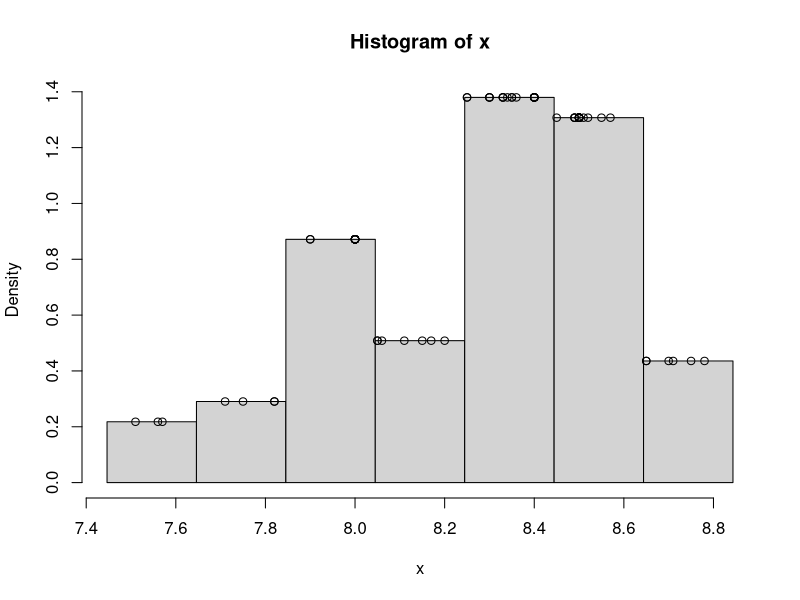
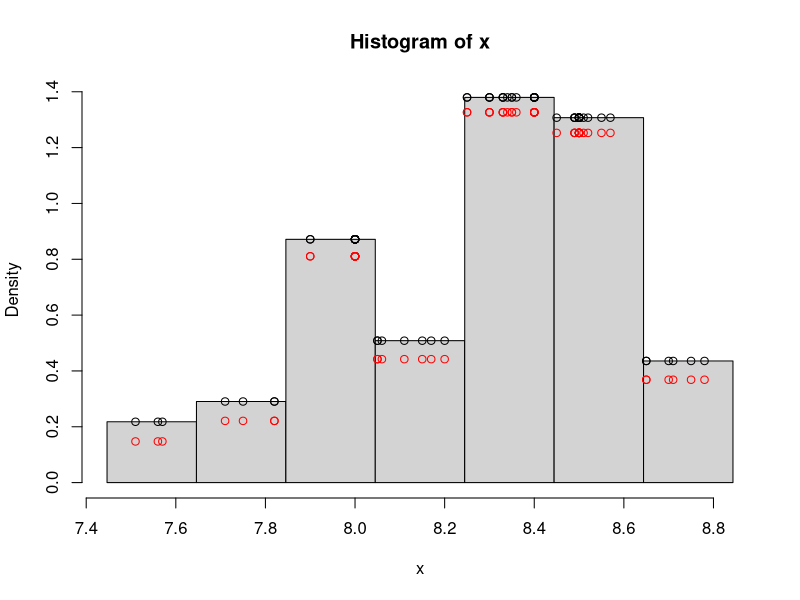
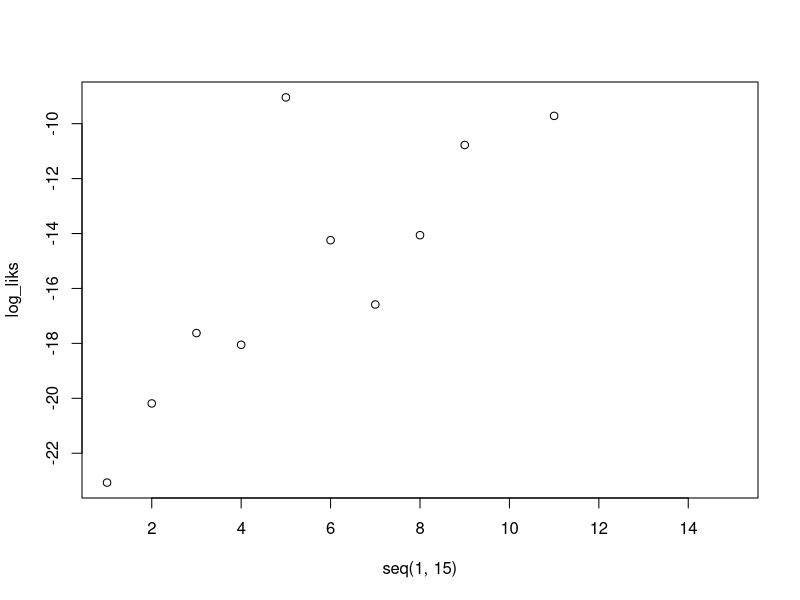
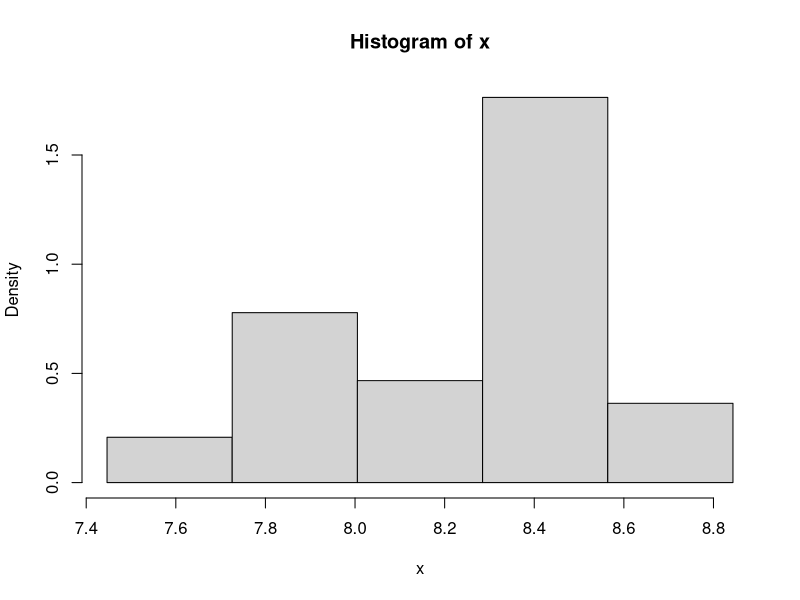
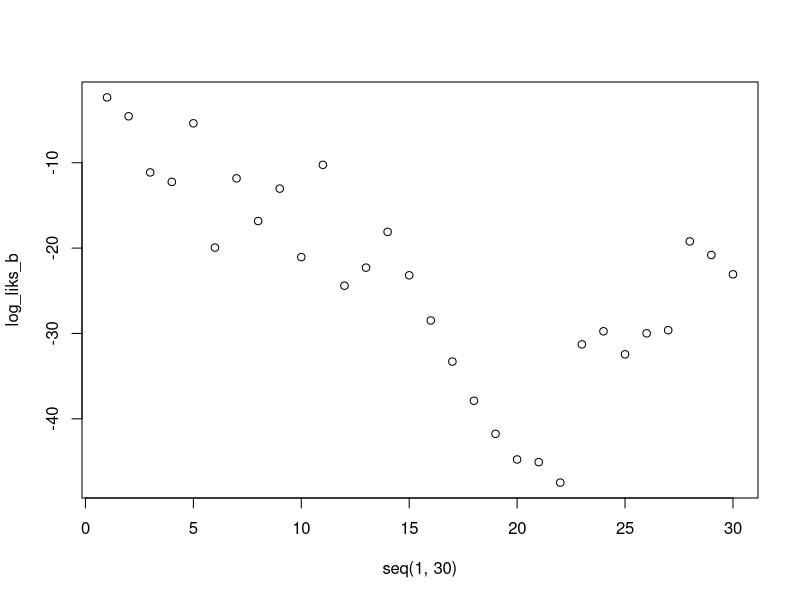
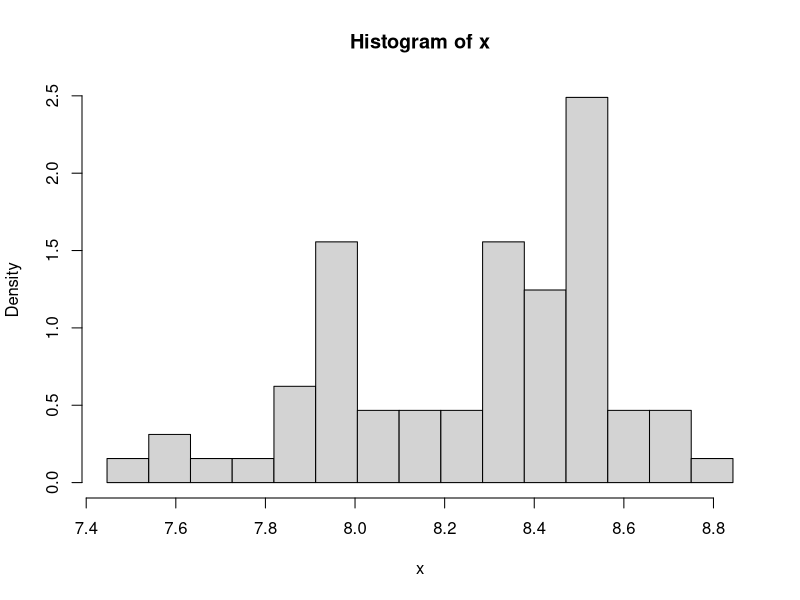
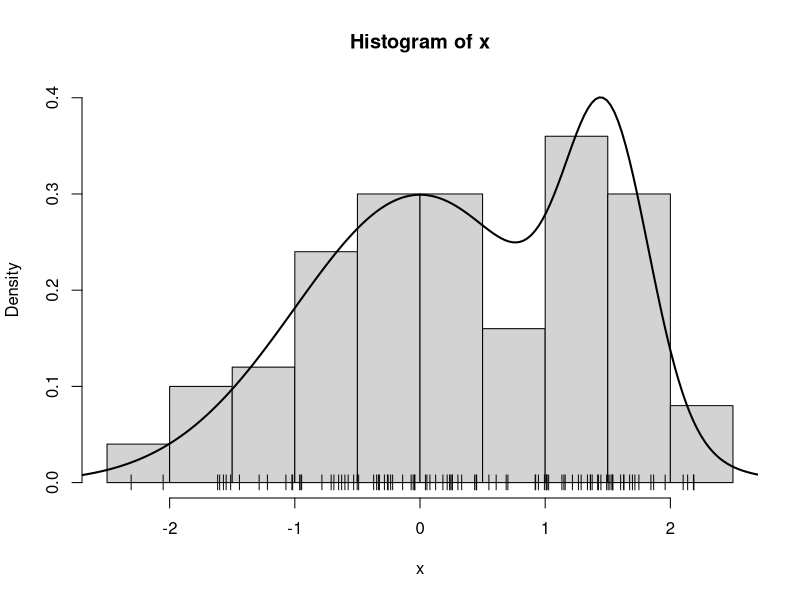
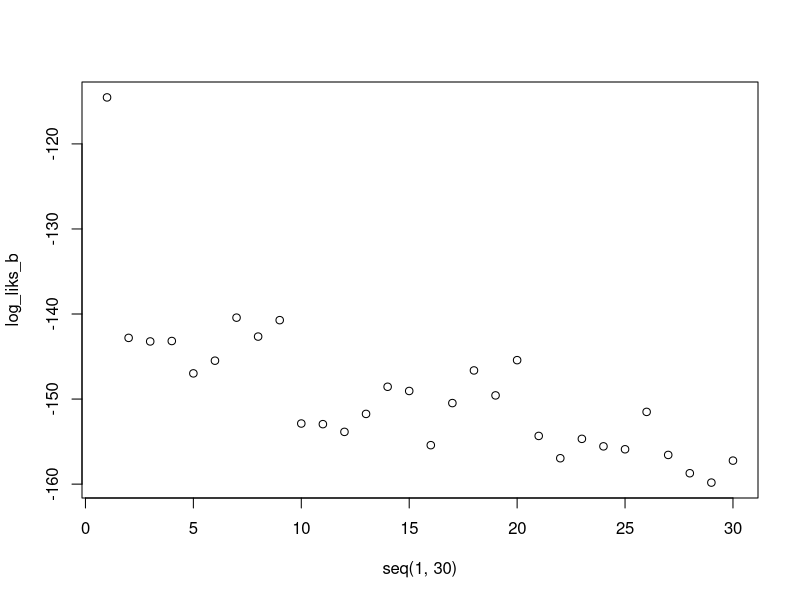

The R script that drew these images, in order:
## ---- chunk 1
knitr::opts_chunk$set(echo = TRUE)
## ---- chunk 2
cdrate.df <-read.table("./cdrate.dat.txt")
# head(cdrate.df)
x <- cdrate.df[,1]
# sort(CDrate)
# # Stem-and-Leaf plot
# stem(CDrate)
## ---- chunk 3
A <- min(x)-.05*diff(range(x)) 
Z <- max(x)+.05*diff(range(x))
nbr <- 7

hx <- hist(x,breaks=seq(A,Z,length=nbr+1),freq=F)
hx_f <- stepfun(hx$breaks,c(0,hx$density,0))
points(x, hx_f(x))
## ---- chunk 4
n <- length(x)
b <- hx$breaks[2]-hx$breaks[1]
hx_f2 <- (n/(n-1)* hx_f(x))- 1/((n-1)*b) #(n/(n-1)* hx_f(x)) * 1/((n-1)*b) 
hx_f2[abs(hx_f2) < 1e-05] <- 0

A <- min(x)-.05*diff(range(x)) 
Z <- max(x)+.05*diff(range(x))
nbr <- 7
hx <- hist(x,breaks=seq(A,Z,length=nbr+1),freq=F)
hx_f <- stepfun(hx$breaks,c(0,hx$density,0))
points(x, hx_f(x))
points(x, hx_f2, col="red")
## ---- chunk 5
if (any(hx_f2 == 0)) {
  looCV_log_lik_7 <- -Inf
} else {
  # Calculate the log-likelihood if hx_f2 is not zero
  looCV_log_lik_7 <- sum(log(hx_f2))
}
looCV_log_lik_7
## ---- chunk 6
#sum of the product of the hx_f2 vector plot histograms for different number of breaks nbr

log_liks = list()

A <- min(x)-.05*diff(range(x)) 
Z <- max(x)+.05*diff(range(x))
n <- length(x)

for (nbr in c(1:15)){
  hx_i <- hist(x,breaks=seq(A,Z,length=nbr+1), plot = FALSE)
  hx_f_i <- stepfun(hx_i$breaks,c(0,hx_i$density,0))
  b <- hx_i$breaks[2]-hx_i$breaks[1]
  hx_f2_i <- (n/(n-1)* hx_f_i(x)) - 1/((n-1)*b) # 1/(n-1)*(n*hx_f_i(x) - (1/b))  #(n/(n-1)*hx_f_i(x)) - 1/((n-1)*b)
  hx_f2_i[abs(hx_f2_i) < 1e-05] <- 0
  print(min(hx_f2_i))
  
  #hx_i <- hist(x,breaks=seq(A,Z,length=nbr+1),freq=F)
  #points(x, hx_f_i(x))
  #points(x, hx_f2_i, col='red')
  if (any(hx_f2_i == 0)) {
    looCV_log_lik <- -Inf
  } else {
  # Calculate the log-likelihood if hx_f2 is not zero
    looCV_log_lik <- sum(log(hx_f2_i))
  }
  log_liks <- append(log_liks, looCV_log_lik) 
}

plot(seq(1, 15), log_liks, type = "p")
nbr_opt <- which.max(log_liks)
hist(x,breaks=seq(A,Z,length=nbr_opt+1),freq=F)

## ---- chunk 7
b_set <- seq((Z-A)/15, (Z-A)/1, length=30)

b_max_log_lik <- function(b_set, x){
  
  log_liks_b = list()
  n <- length(x)
  
  for(b in b_set){
    hx <- hist(x, breaks=seq(A, Z+b, by=b), plot=F)
    
    # compute histogram estimator
    hx_f <- stepfun(hx$breaks,c(0,hx$density,0))
    hx_f2 <- (n/(n-1)* hx_f(x))- 1/((n-1)*b) #(n/(n-1)* hx_f_i(x)) * 1/((n-1)*b) # 1/(n-1)*(n*hx_f_i(x) - (1/b)) #(n/(n-1)*hx_f_i(x)) - 1/((n-1)*b)
    hx_f2[abs(hx_f2) < 1e-05] <- 0
    looCV_log_lik_b <- sum(log(hx_f2[hx_f2 > 0]))
    log_liks_b <- append(log_liks_b, looCV_log_lik_b)
    
  }
  
  
  plot(x=seq(1,30),log_liks_b, type = "p" )
  b_opt <- which.max(log_liks_b)
  
  print(b_opt)
  b <- b_set[b_opt]
  print(b)
  return(b)
}


b <- b_max_log_lik(b_set, x)

hx <- hist(x, breaks=seq(A, Z, by=b), plot=F)
plot(hx, freq = FALSE)

## ---- chunk 8
# graph.mixt
# Input:
#    k: number mixture components
#    mu: vector of length k with the mean values of the k normals
#    sigma: vector of length k with the st.dev. values of the k normals
#    alpha: vector of length k with the weights of each normal
#    graphic: logical value indicating if the mixture density must be plotted
#    ...: Other parameters passed to plot()
#
# Output:
#    L, U: extremes of the interval where the mixture density is plotted
#    x: points at which the mixture density is evaluated 
#    fx: value of the mixture density at x
#
graph.mixt<-
function(k=1, mu=seq(-2*(k-1),2*(k-1),length=k), sigma=seq(1,1,length=k), alpha=seq(1/k,1/k,length=k), graphic=TRUE,...)
{
   L<-min(mu-3*sigma)
   U<-max(mu+3*sigma)
         
   x<- seq(from=L,to=U,length=200)
   fx<- 0*x
   Salpha<-sum(alpha)
   for(i in 1:k){
    p<-alpha[i]/Salpha
#       fx <- fx + p*exp(-.5*((x-mu[i])/sigma[i])^2)/(sqrt(2*pi)*sigma[i])
    fx <- fx + p*dnorm(x,mu[i],sigma[i])
   }
   if (graphic){
      plot(x,fx,type="l",...)
   }
   return(list(L = L, U = U, x = x, fx = fx))
}

# sim.mixt
# Input:
#    n: number of simulated data
#    k: number mixture components
#    mu: vector of length k with the mean values of the k normals
#    sigma: vector of length k with the st.dev. values of the k normals
#    alpha: vector of length k with the weights of each normal
#    graphic: logical value indicating if the mixture density and the 
#              histogram of the simulated data must be plotted
#    ...: Other parameters passed to plot()
#
# Output:
#    x: simulated data
#
# Requires: 
#    graph.mixt
sim.mixt <- function(n=1,k=1, 
         mu=seq(-2*(k-1),2*(k-1),length=k), 
         sigma=seq(1,1,length=k), 
         alpha=seq(1/k,1/k,length=k), graphic=FALSE,...)
{
   csa<-cumsum(alpha)
   x<-runif(n)
      
   for (i in 1:n){
      comp<-sum(csa<=x[i])+1
      x[i]<-rnorm(1,mu[comp],sigma[comp])
   }
   if(graphic) {
      out<-graph.mixt(k, mu, sigma, alpha, gr=FALSE)
      hist(x,freq = FALSE,
           ylim=c(0,max(c(max(out$fx),max(hist(x,plot=FALSE)$density)))))
      lines(out$x,out$fx,lty=1,lwd=2)
   }   
   return(x)
}
## ---- chunk 9
set.seed(123)
n <- 100
mu <- c(0,3/2)
sigma <- c(1,1/3)
alpha <- c(3/4,1/4)
x <- sim.mixt(n=n, k=2, mu=mu, sigma=sigma, alpha=alpha, gr=T)
points(x,0*x,pch="|")
## ---- chunk 10
b_scott <- function(X){
  return(3.49 * sd(X) * length(X)**(-1/3))
}

A <- min(x)-.05*diff(range(x)) 
Z <- max(x)+.05*diff(range(x))

b <- b_max_log_lik(b_set, x)
hx <- hist(x, breaks=seq(A, Z+b, by=b), plot=F)
plot(hx, freq = FALSE)

b_s <- b_scott(x)
hx_s <- hist(x, breaks=seq(A, Z+b_s, by=b_s), plot=F)
plot(hx_s, freq = FALSE)
## ---- chunk 11
kx <- density(x)
kx_f <- approxfun(x=kx$x, y=kx$y, method = 'linear', rule=2)

n <- length(x)
h_set <- seq(0.05, 0.5, by=0.01)

log_liks_h = list()

for (h in h_set){
  kx_f2 <- (n/(n-1)) * (kx_f(x)- ((1/sqrt(2*pi))/(n*h))) # K(0) = 1/sqrt(2*pi)
  looCV_log_lik_h <- sum(log(kx_f2))
  log_liks_h <- append(log_liks_h, looCV_log_lik_h)
}

# plot kernel density estimator


plot(seq(0.05, 0.5, by=0.01), log_liks_h, type = "l")
nbr_opt <- h_set[which.max(log_liks_h)]
hist(x,breaks=seq(A,Z,length=nbr_opt+1),freq=F)
